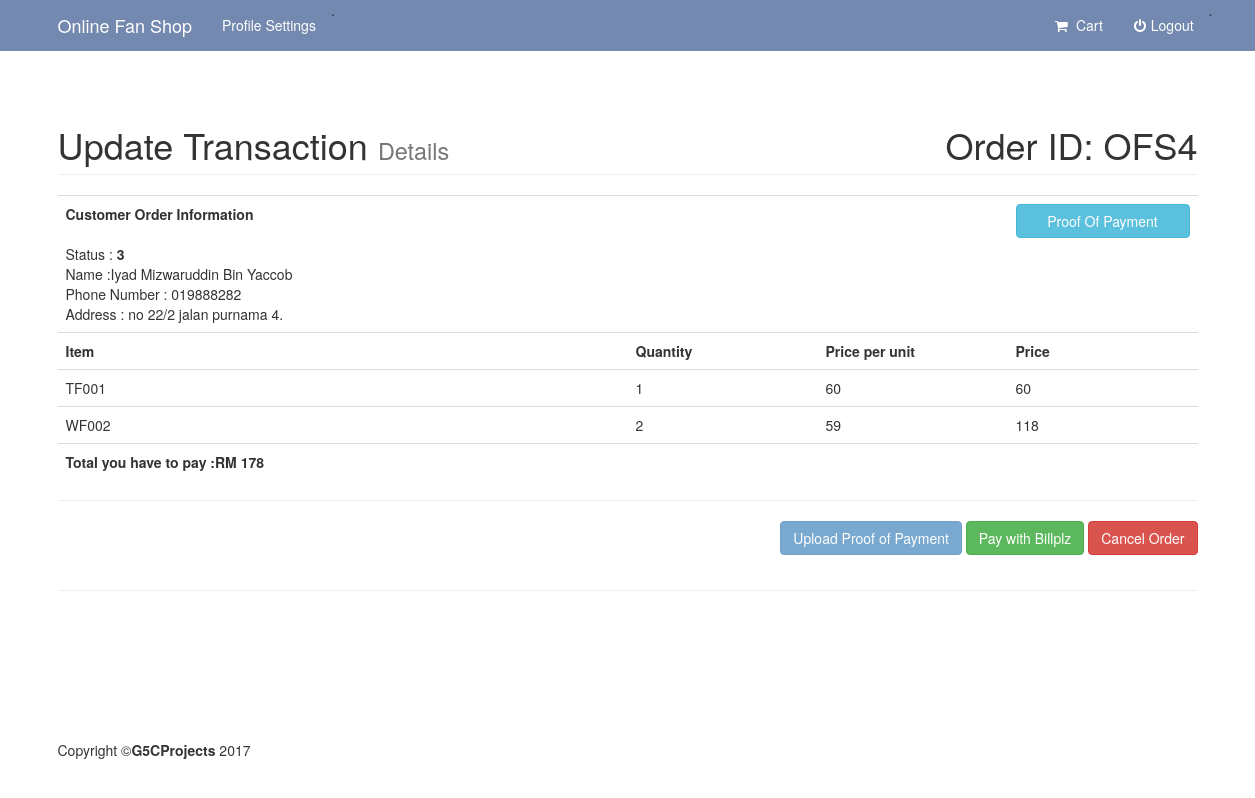
The page /customer/order.php?id=3q60k3ov320v1ka4p81h5121n1 (signed in) on the database its author committed.
### tables this page shows
CREATE TABLE `corder` (
  `num` int(50) NOT NULL,
  `transactionid` varchar(50) NOT NULL,
  `item_id` int(11) NOT NULL,
  `user_id` varchar(50) NOT NULL,
  `qty` int(11) NOT NULL,
  `total` int(20) NOT NULL,
  `ftotal` int(100) NOT NULL,
  `discount` int(20) NOT NULL,
  `tdisc` int(40) NOT NULL,
  `pos` varchar(50) NOT NULL,
  `status` varchar(30) NOT NULL,
  `billID` varchar(25) NOT NULL,
  `imglink` varchar(40) NOT NULL,
  `tmpayment` datetime NOT NULL DEFAULT CURRENT_TIMESTAMP
);

CREATE TABLE `item` (
  `num` int(50) NOT NULL,
  `itemName` varchar(150) NOT NULL,
  `itemPrice` int(51) NOT NULL,
  `itemDesc` text NOT NULL,
  `imglink` varchar(100) NOT NULL,
  `categ` varchar(30) NOT NULL
);

### customer/order.php (the view, shortened to what this page needs)
 <?php
include '../include/db.php';
$transid = $_GET["id"];
if (isset($_GET["id"])) {
   $query3="SELECT distinct corder.imglink as imglink,corder.status as status, details.name as name,details.address as address , details.notel as notel FROM corder
   join details on corder.user_id = details.num
   WHERE corder.transactionid = '$transid'";
	$result3 =mysqli_query($connect,$query3);
	$count = mysqli_num_rows($result3);
	if ($count > 0){
		$query="SELECT corder.item_id, corder.qty as qty  , corder.total as subtotal, corder.ftotal as total, item.itemName as itemname,item.num FROM corder
    join item on corder.item_id = item.num
    WHERE transactionid = '$transid'";
		$result=mysqli_query($connect,$query);
		$query2="SELECT DISTINCT num,ftotal,status FROM corder WHERE transactionid = '$transid'";
		$result2=mysqli_query($connect,$query2);
		while($row3 = mysqli_fetch_assoc($result2)){
			$ftotal = $row3['ftotal'];
			$status = $row3['status'];
            $orderid = $row3['num'];
            if ($status == '2'){
                $paramstatus ="btn btn-primary disabled";
                $paramstatus3 ="btn btn-danger disabled";
            }else if ($status == '3') {
                $paramstatus3 ="btn btn-danger disabled";
                $paramstatus ="btn btn-primary disabled";
                $paramstatus4 ="btn btn-success";
                $paramstatus3 ="btn btn-danger ";
              }else if ($status == '4') {
                $paramstatus ="btn btn-primary disabled ";
                $paramstatus3 ="btn btn-danger ";
                $paramstatus4 ="btn btn-success disabled ";
            }else {
                 $paramstatus ="btn btn-primary ";
                $paramstatus3 ="btn btn-danger ";
            }
		}
	}
		else {
			 echo '<script>window.location = "/projekweb/customer/index.php?e=f";</script>';
		}
}
?>
   <?php include "include/header.php"; ?>
    <div class="container">
        <div class="row">
                    <div class="col-lg-12">
                        <h1 class="page-header">
                            Update Transaction <small>Details</small>
                            <div class="pull-right">Order ID: OFS<?php echo $orderid;?></div>
                        </h1>
                    </div>
                </div>
        <div class="row">
            <div class="col-lg-12">
                    <form method = "POST" action ="bproses.php">
                    <table class = "table">
                        <tr>
                            <?php while($row2 = mysqli_fetch_assoc($result3)){
                            ?>
                            <td class = "col-md-6">
                            <Strong>Customer Order Information</Strong></br></br>
                                Status :   <Strong><?php echo $row2['status']; $img = $row2['imglink']; ?></Strong></br>
                                Name :<?php echo $row2['name']; ?></br>
                                Phone Number : <?php echo $row2['notel']; ?></br>
                                Address : <?php echo $row2['address']; ?></br>
                                </td></div>
                                <td class = "col-md-2" colspan="">
                                </td>
                                <td class = "col-md-2" colspan="1">
                                </td>
                                <td class = "col-md-2" colspan="1">
                                <button type="button" class="btn btn-info btn-block" data-toggle="modal" data-target="#myModal">Proof Of Payment</button>
                                </td>
                                <?php  }  ?>
                        <tr>
                            <th>Item</th>
                            <th>Quantity</th>
                            <th>Price per unit</th>
                            <th>Price</th>
                        </tr>
                        <?php while($row2 = mysqli_fetch_assoc($result)){
                            $ppunit = $row2['subtotal']/$row2['qty'];
                            ?>
                        <tr>
                            <td><?php echo $row2['itemname']; ?></td>
                            <td><?php echo $row2['qty']; ?></td>
                            <td><?php echo $ppunit; ?></td>
                            <td><?php echo $row2['subtotal']; ?></td>
                        </tr>
                        <?php  }  ?>
                        <tr>
                        <th >
                            Total you have to pay :<strong>RM <?= $ftotal?></strong>
                        </th>
                        <td></td>
                        <td></td>
                         <td></td>
                    </tr>
                <hr>
                <div class="pull-right">
                    <a   class = "<?php echo $paramstatus;?>"  data-toggle="modal" data-target="#myModal2">Upload Proof of Payment</a>
                    <a   class = "<?php echo $paramstatus4;?>"  href="bproses.php?id=<?php echo $transid;?>&t=<?= $ftotal?>">Pay with Billplz</a>
                    <a  onclick = "return del();" class = "<?php echo $paramstatus3;?>" href="status.php?id=<?=$transid;?>&type=cancel" >Cancel Order</a>
                </div>
                </div>
        </div>
    <?php include "include/footer.php"; ?>

### customer/include/shop-homepage.css (style rules this page uses)
body { padding-top: 70px; }

### css/stickyfooter.css (style rules this page uses)
html { position: relative; min-height: 100%; }
body { margin-bottom: 60px; }
body > .container { padding: 15px 15px 0; }

### rows shown on the page
corder: num "4", item.itemName "WF002", qty "2", ppunit "59", total "118", ftotal "178"
corder: item.itemName "TF001", qty "1", total "60"

### other values the page prints
$row2['status'] "3"
$row2['name'] "Iyad Mizwaruddin Bin Yaccob"
$row2['notel'] "019888282"
$row2['address'] "no 22/2 jalan purnama 4."
